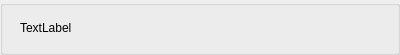
<?xml version="1.0" encoding="UTF-8"?>
<ui version="4.0">
 <class>courseFileItem</class>
 <widget class="QGroupBox" name="courseFileItem">
  <property name="geometry">
   <rect>
    <x>0</x>
    <y>0</y>
    <width>400</width>
    <height>55</height>
   </rect>
  </property>
  <property name="windowTitle">
   <string>GroupBox</string>
  </property>
  <widget class="QLabel" name="name">
   <property name="geometry">
    <rect>
     <x>20</x>
     <y>20</y>
     <width>101</width>
     <height>16</height>
    </rect>
   </property>
   <property name="text">
    <string>TextLabel</string>
   </property>
  </widget>
  <widget class="QLabel" name="size">
   <property name="geometry">
    <rect>
     <x>330</x>
     <y>130</y>
     <width>53</width>
     <height>16</height>
    </rect>
   </property>
   <property name="text">
    <string>TextLabel</string>
   </property>
  </widget>
  <widget class="QLabel" name="writeTime">
   <property name="geometry">
    <rect>
     <x>220</x>
     <y>20</y>
     <width>171</width>
     <height>16</height>
    </rect>
   </property>
   <property name="text">
    <string/>
   </property>
  </widget>
 </widget>
 <resources/>
 <connections/>
</ui>
